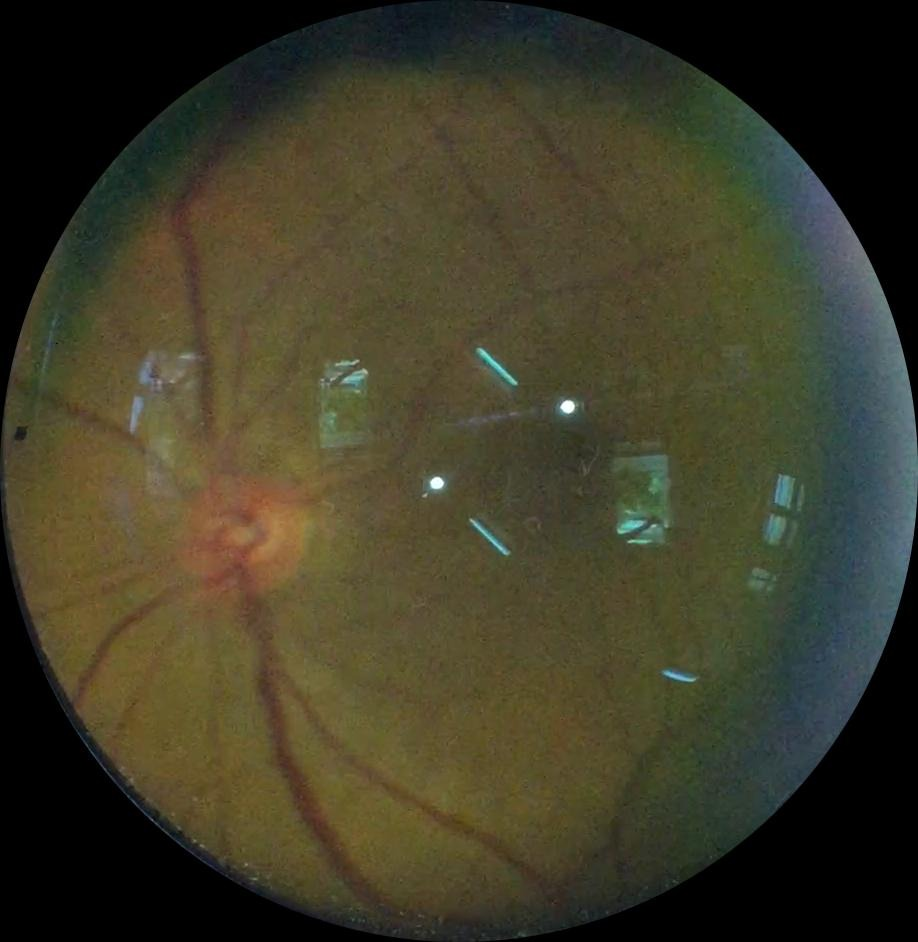
#> input picture experiments/C001R_Cut/C001R04.jpg, 918 x 942 px
$ python experiment02.py
#> lines starting #> are read from the running program, lines starting #| are printed output that depends on the picture
### include/utils.py
import os
from os.path import join
import cv2
import numpy as np
import matplotlib.pyplot as plt
from skvideo import io
import time_wrap as tw
from mpl_toolkits.axes_grid1 import ImageGrid
from skimage import exposure, img_as_ubyte
from concurrent.futures import ProcessPoolExecutor, as_completed
import multiprocessing
import sys


"""
Helper methods useful to manipulate images and videos
"""


# [11 lines left out: function load_images, not called in this run]


def load_image(path: str) -> np.ndarray:
#> called with path = './C001R_Cut/C001R04.jpg'
    print(f'UTIL> Loading picture {path}')

    image_path = os.path.join(os.getcwd(), path)
    image = cv2.imread(image_path)
#> image is the input picture: shape (942, 918, 3); mean B, G, R 40.1, 59.7, 62.4
    return image


def show_image(data: np.ndarray, name: str = 'Single Image', w: int = 1200, h: int = 900, time: int = 0) -> None:
    cv2.namedWindow(name, cv2.WINDOW_NORMAL)
    cv2.resizeWindow(name, w, h)
    cv2.imshow(name, data)
    cv2.waitKey(time)
    cv2.destroyAllWindows()


def show_image_row(data: list, name: str = 'Image stack', time: int = 0) -> None:
#> called with name = 'channels', time = 0
    max_height: int = 0
    acc_width: int = 0
    for img in data:
        max_height = img.shape[0] if img.shape[0] > max_height else max_height
        acc_width += img.shape[1]
#> this loop made 3 passes
#> acc_width on passes 1 to 3: 918, 1836, 2754
#> after the loop, acc_width = 2754

    conc_img = np.zeros(shape=[max_height, acc_width, 3], dtype=np.uint8)
    dups = []
    for img in data:
        delta_height = max_height - img.shape[0]
        top, bottom = delta_height // 2, delta_height - (delta_height // 2)

        duplicate = cv2.copyMakeBorder(img, top, bottom, 0, 0, cv2.BORDER_CONSTANT)
        dups.append(duplicate)
#> this loop made 3 passes
#> pass 1, in show_image_row, `duplicate = cv2.copyMakeBorder(img, top, bottom, 0, 0, cv2.BORDER_CONS..`:
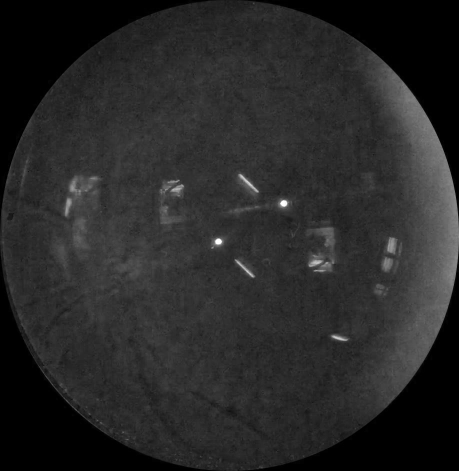
#> duplicate: shape (942, 918) (shown at 1/2 size); min 0, max 255, mean 40.1
#> after the loop, dups = 3 items
    image_row = np.concatenate(dups, axis=1)
    show_image(image_row, name=name, h=max_height, w=1600, time=time)


# [8 lines left out: function print_progress_bar, not called in this run]


def float2gray(img: np.array) -> np.array:
    return np.uint8(cv2.normalize(img, dst=None, alpha=0, beta=255, norm_type=cv2.NORM_MINMAX))


# [84 lines left out: functions pad_image_to_size, get_retina_mask, get_retina_mask_old, not called in this run]


def enhance_contrast_image(img: np.ndarray, clip_limit: float = 3.0, tile_size: int = 8) -> np.ndarray:
#> called with clip_limit = 3, tile_size = 8
    lab = cv2.cvtColor(img, cv2.COLOR_BGR2LAB)
#> lab: shape (942, 918, 3); mean of channels 0, 1, 2 64.1, 126, 140
    l, a, b = cv2.split(lab)
    clahe = cv2.createCLAHE(clipLimit=clip_limit, tileGridSize=(tile_size, tile_size))
    cl = clahe.apply(l)
    # cl = cv2.equalizeHist(l)
    ca = clahe.apply(a)
    cb = clahe.apply(b)
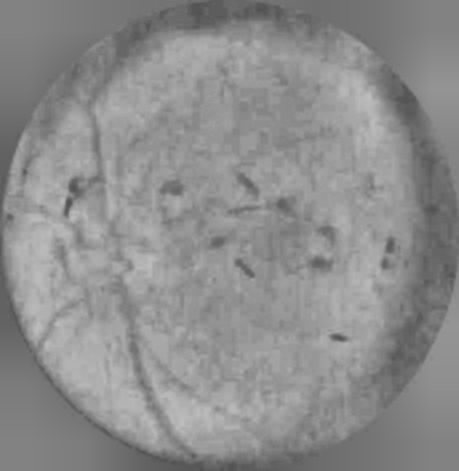
#> cb: shape (942, 918) (shown at 1/2 size); min 79, max 191, mean 140.9

    limg = cv2.merge((cl, a, b))
#> limg: shape (942, 918, 3); mean of channels 0, 1, 2 82.6, 126, 140
    final = cv2.cvtColor(limg, cv2.COLOR_LAB2BGR)
#> call 2 of enhance_contrast_image, with clip_limit = 3, tile_size = 16
#> in enhance_contrast_image (call 2), `final = cv2.cvtColor(limg, cv2.COLOR_LAB2BGR)`:
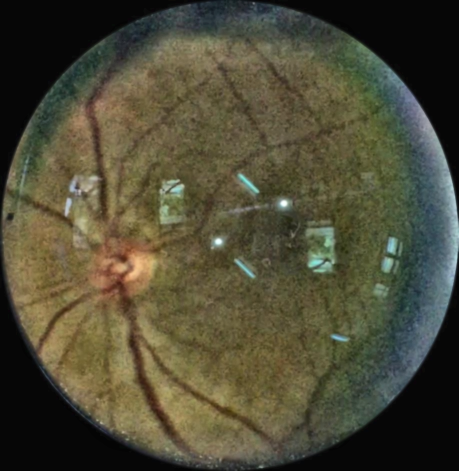
#> final: shape (942, 918, 3) (shown at 1/2 size); mean B, G, R 54.5, 74.7, 77.7
    return final


def crop_to_circle(img: np.ndarray, circle) -> np.ndarray:
    x, y, r = circle
    return img[y - r:y + r, x - r:x + r, :]


# [19 lines left out: functions show_means, get_hsv_colors, not called in this run]


def plot_historgram_one_channel(img: np.ndarray) -> None:
    hist = cv2.calcHist([img], channels=[0], mask=None, histSize=[256], ranges=[0, 256])
#> hist = 256 values, max 174145 at index 0, min 0 at index 236, mean 3378
    plt.plot(hist, 'g.')
    plt.xlim([0, 255])
    plt.ylim(0, max(hist))
    plt.show()


# [153 lines left out: functions do_five_crop, draw_image_grid, extract_frames, extract_video_frames, extract_keyframes_ffmpeg, not called in this run]

### include/time_wrap.py
import time
from functools import wraps

PROF_DATA = {}


def profile(fn):
    # [10 lines left out: function with_profiling, not called in this run]

    return with_profiling

### experiments/experiment02.py
import numpy as np
import cv2
import sys
from utils import load_image, show_image, enhance_contrast_image, show_image_row, float2gray, plot_historgram_one_channel

RED_AMPLIFICATION_COEFF = 1.1


def run():
    image = load_image(path='./C001R_Cut/C001R04.jpg')
    show_image(image)

    show_channels(image, show_hsv_channels=False)

    #divide_smoothed_green_channel(image)


    #image_cl = enhance_contrast_image(image, clip_limit=4, tile_size=16)
    image_cl_blur_1 = enhance_contrast_image(cv2.GaussianBlur(image, (7, 7), 0), clip_limit=3, tile_size=8)
    image_cl_blur_2 = enhance_contrast_image(cv2.GaussianBlur(image, (7, 7), 0), clip_limit=3, tile_size=16)
    image_cl_blur_3 = enhance_contrast_image(cv2.GaussianBlur(image, (7, 7), 0), clip_limit=3, tile_size=24)

    plot_historgram_one_channel(image[:, :, 1])
    plot_historgram_one_channel(clahe_green_channel(image, clip_limit=5.0))

    show_image_row([image[:, :, 1], clahe_green_channel(image, clip_limit=5.0)])

    # [5 lines of commented-out code are left out]

# [33 lines left out: function remove_glare_image, not called in this run]


def show_channels(img:np.array, show_hsv_channels=False) -> None:
    if show_hsv_channels:
        img = cv2.cvtColor(img, cv2.COLOR_BGR2HSV)
    channels = cv2.split(img)
    show_image_row(channels, 'channels')
    if show_hsv_channels:
        img = cv2.cvtColor(img, cv2.COLOR_HSV2BGR)


# [7 lines left out: function amplify_red_channel, not called in this run]


def clahe_green_channel(img: np.array, clip_limit: float = 2.0, back_merge: bool = False):
#> called with clip_limit = 5, back_merge = False
    green_channel = img[:, :, 1]
    clahe = cv2.createCLAHE(clipLimit=clip_limit, tileGridSize=(8, 8))
    green_enhanced = clahe.apply(green_channel)
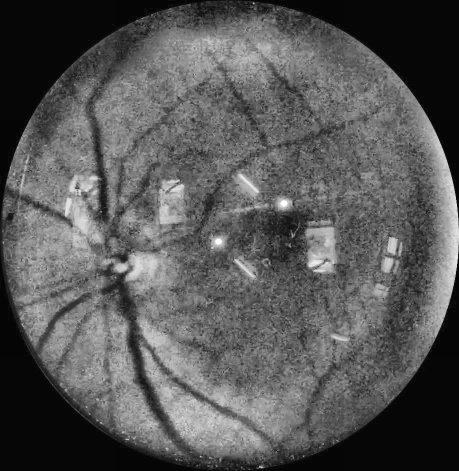
#> green_enhanced: shape (942, 918) (shown at 1/2 size); min 5, max 255, mean 87.4
    if back_merge:
        return cv2.merge([img[:, :, 0], green_enhanced, img[:, :, 2]])
    return green_enhanced


# [13 lines left out: function divide_smoothed_green_channel, not called in this run]


'''
Experimenting with a single image for preprocessing parameters
'''
if __name__ == '__main__':
    print(f'INFO> Using python version {sys.version_info}')
    print(f'INFO> Using opencv version {cv2.__version__}')

    run()
#> in plot_historgram_one_channel (call 2), `hist = cv2.calcHist([img], channels=[0], mask=None, histSize=[256], ra..`: hist = 256 values, max 142580 at index 6, min 0 at index 0, mean 3378
#> in plot_historgram_one_channel (call 2), `plt.show()`:
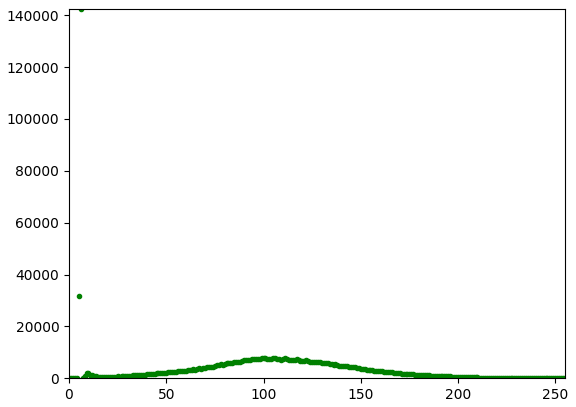
#> figure drawn by matplotlib, 1 panel; curve peaks at x = 6, y = 142580
#> call 2 of show_image_row, with name = 'Image stack', time = 0
#> in show_image_row (call 2), `max_height: int = 0`: max_height = 0
#> the loop in show_image_row (call 2), `for img in data:` made 2 passes
#> (max_height, acc_width) on passes 1 to 2: (942, 918), (942, 1836)
#> after the loop in show_image_row (call 2), `for img in data:`: acc_width = 1836
#> the loop in show_image_row (call 2), `for img in data:` made 2 passes
#> (delta_height, top, bottom) on passes 1 to 2: (0, 0, 0), (0, 0, 0)
#> after the loop in show_image_row (call 2), `for img in data:`: dups = 2 items
#> in show_image_row (call 2), `image_row = np.concatenate(dups, axis=1)`:
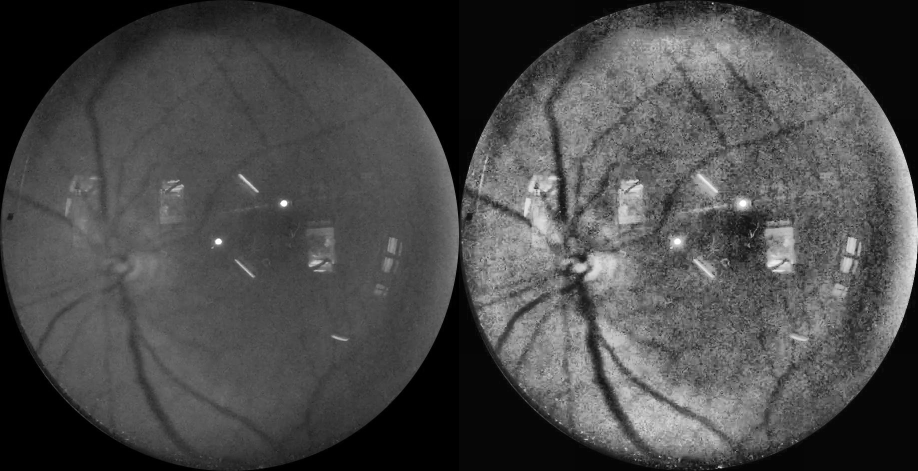
#> image_row: shape (942, 1836) (shown at 1/2 size); min 0, max 255, mean 73.6

$ run again, with experiments/C001R_Cut/C001R02.jpg copied over experiments/C001R_Cut/C001R04.jpg
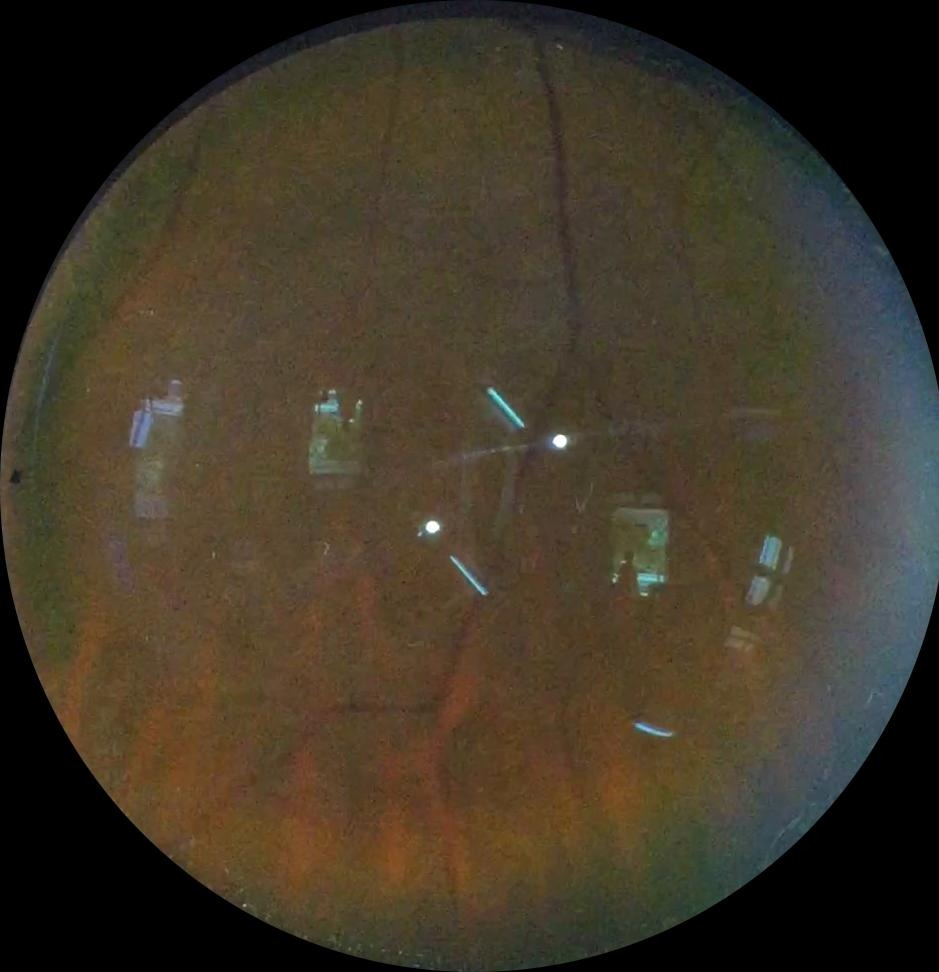
#> input picture experiments/C001R_Cut/C001R02.jpg, 939 x 972 px
#> in load_image, image is the input picture: shape (972, 939, 3); mean B, G, R 39.7, 54.8, 63.7
#> the loop in show_image_row, `for img in data:` made 3 passes
#> acc_width on passes 1 to 3: 939, 1878, 2817
#> after the loop in show_image_row, `for img in data:`: acc_width = 2817
#> the loop in show_image_row, `for img in data:` made 3 passes
#> after the loop in show_image_row, `for img in data:`: dups = 3 items
#> lab: shape (972, 939, 3); mean of channels 0, 1, 2 60.7, 129.6, 138.6
#> limg: shape (972, 939, 3); mean of channels 0, 1, 2 76.9, 129.6, 138.6
#> limg: shape (972, 939, 3); mean of channels 0, 1, 2 74.7, 129.6, 138.6
#> limg: shape (972, 939, 3); mean of channels 0, 1, 2 73.9, 129.6, 138.6
#> hist = 256 values, max 179719 at index 0, min 0 at index 229, mean 3565.3
#> hist = 256 values, max 156833 at index 6, min 0 at index 0, mean 3565.3
#> in plot_historgram_one_channel (call 2), `plt.show()`:
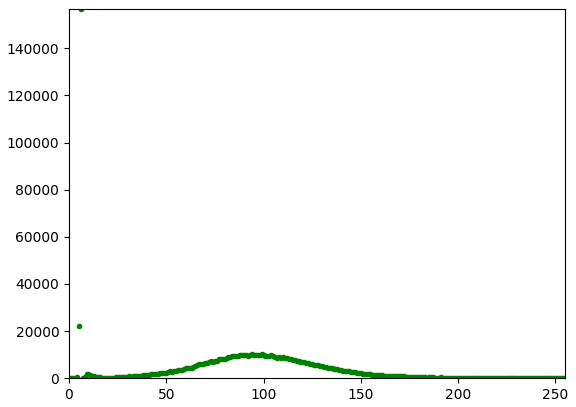
#> figure drawn by matplotlib, 1 panel; curve peaks at x = 6, y = 156833
#> in show_image_row (call 2), `max_height: int = 0`: max_height = 0
#> the loop in show_image_row (call 2), `for img in data:` made 2 passes
#> (max_height, acc_width) on passes 1 to 2: (972, 939), (972, 1878)
#> after the loop in show_image_row (call 2), `for img in data:`: acc_width = 1878
#> the loop in show_image_row (call 2), `for img in data:` made 2 passes
#> (delta_height, top, bottom) on passes 1 to 2: (0, 0, 0), (0, 0, 0)
#> after the loop in show_image_row (call 2), `for img in data:`: dups = 2 items
#> in show_image_row (call 2), `image_row = np.concatenate(dups, axis=1)`:
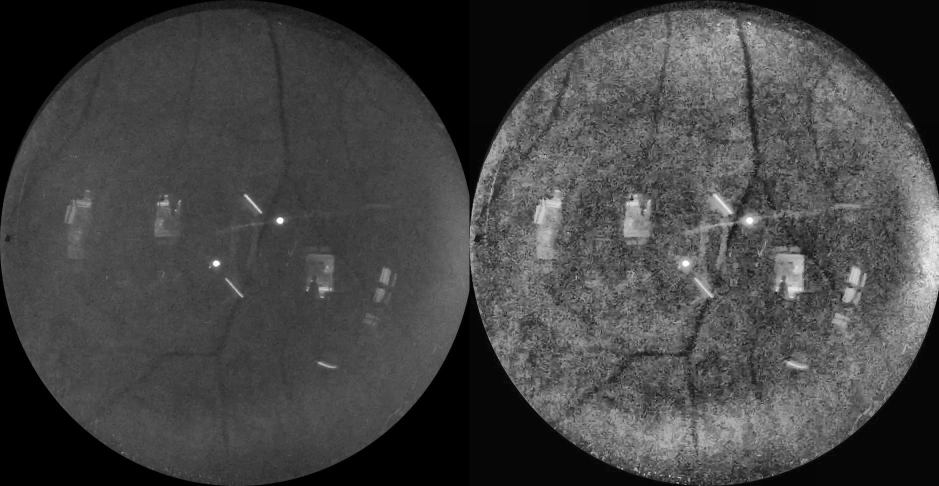
#> image_row: shape (972, 1878) (shown at 1/2 size); min 0, max 255, mean 67.7

$ run again, with experiments/C001R_Cut/C001R03.jpg copied over experiments/C001R_Cut/C001R04.jpg
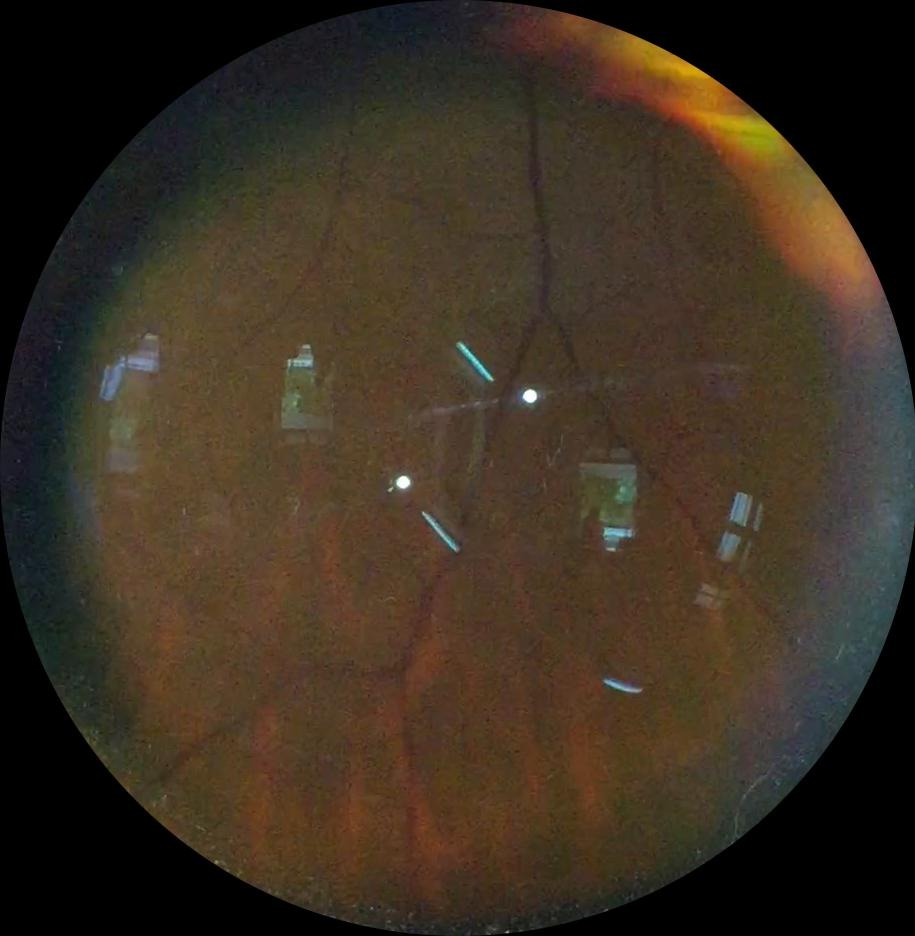
#> input picture experiments/C001R_Cut/C001R03.jpg, 915 x 936 px
#> in load_image, image is the input picture: shape (936, 915, 3); mean B, G, R 34, 47.6, 59.2
#> the loop in show_image_row, `for img in data:` made 3 passes
#> acc_width on passes 1 to 3: 915, 1830, 2745
#> after the loop in show_image_row, `for img in data:`: acc_width = 2745
#> the loop in show_image_row, `for img in data:` made 3 passes
#> after the loop in show_image_row, `for img in data:`: dups = 3 items
#> lab: shape (936, 915, 3); mean of channels 0, 1, 2 53.5, 131.1, 138.2
#> limg: shape (936, 915, 3); mean of channels 0, 1, 2 72.4, 131.1, 138.2
#> limg: shape (936, 915, 3); mean of channels 0, 1, 2 69.3, 131.1, 138.2
#> limg: shape (936, 915, 3); mean of channels 0, 1, 2 67.9, 131.1, 138.2
#> hist = 256 values, max 171507 at index 0, min 0 at index 224, mean 3345.5
#> hist = 256 values, max 151139 at index 6, min 0 at index 0, mean 3345.5
#> in plot_historgram_one_channel (call 2), `plt.show()`:
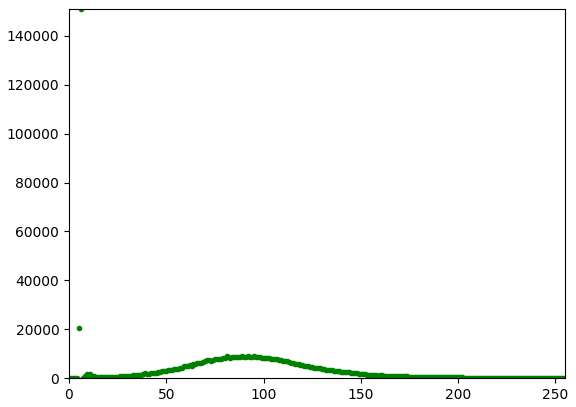
#> figure drawn by matplotlib, 1 panel; curve peaks at x = 6, y = 151139
#> in show_image_row (call 2), `max_height: int = 0`: max_height = 0
#> the loop in show_image_row (call 2), `for img in data:` made 2 passes
#> (max_height, acc_width) on passes 1 to 2: (936, 915), (936, 1830)
#> after the loop in show_image_row (call 2), `for img in data:`: acc_width = 1830
#> the loop in show_image_row (call 2), `for img in data:` made 2 passes
#> (delta_height, top, bottom) on passes 1 to 2: (0, 0, 0), (0, 0, 0)
#> after the loop in show_image_row (call 2), `for img in data:`: dups = 2 items
#> in show_image_row (call 2), `image_row = np.concatenate(dups, axis=1)`:
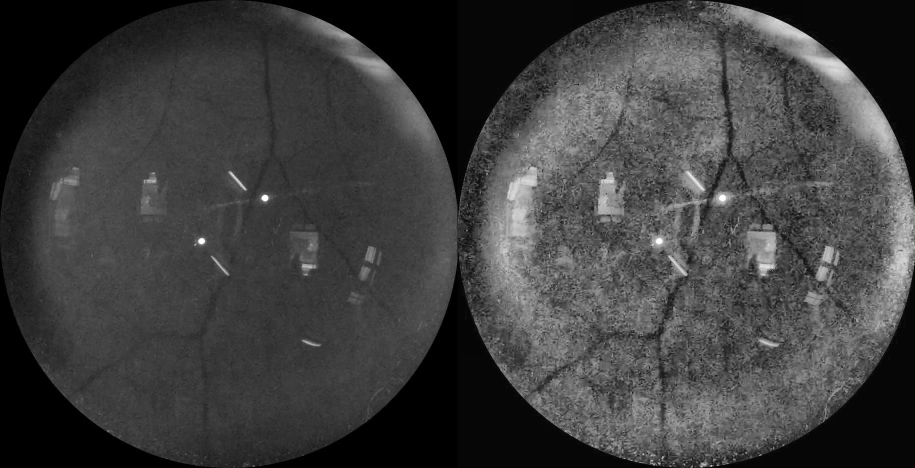
#> image_row: shape (936, 1830) (shown at 1/2 size); min 0, max 255, mean 62.4
